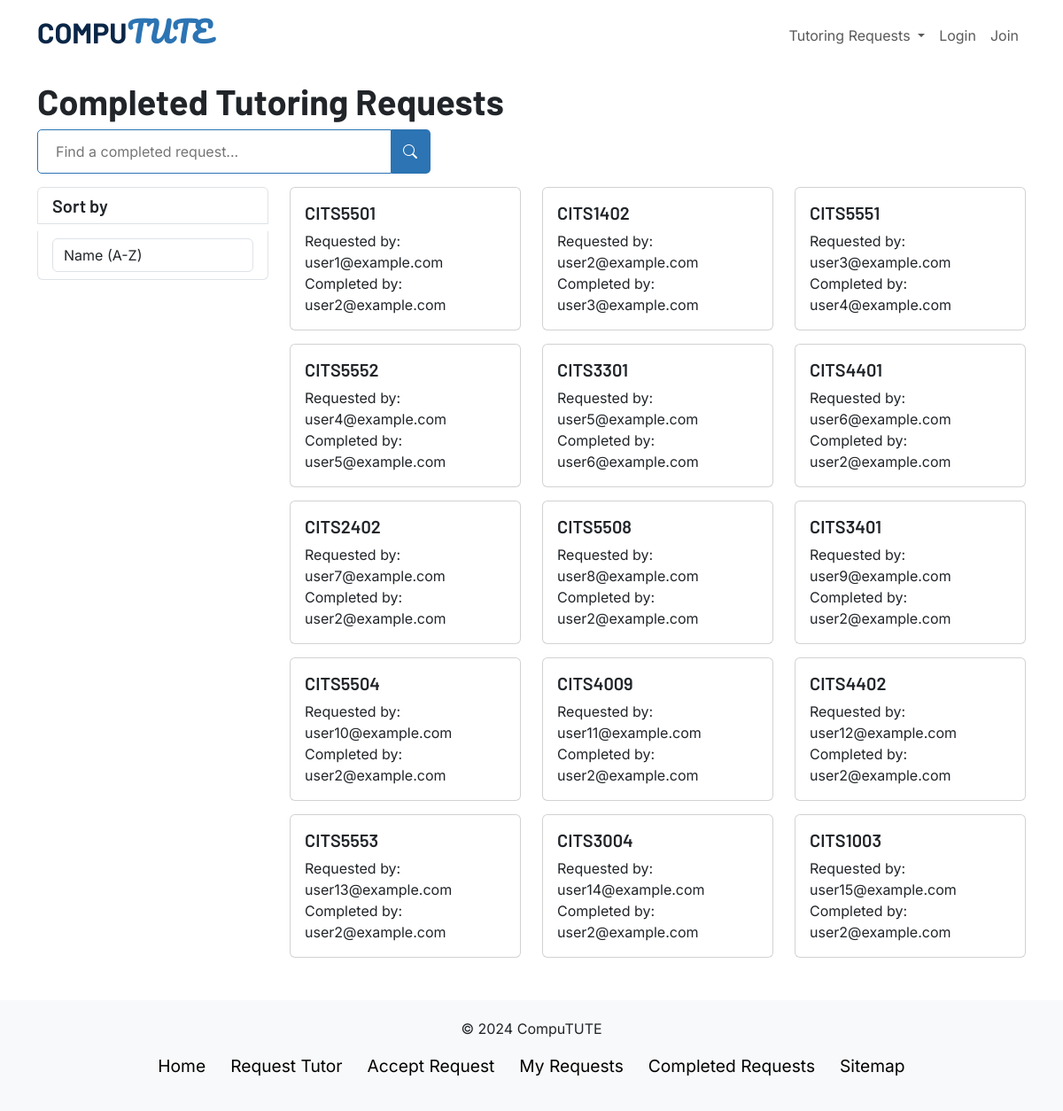
Screenshot of /completedrequests/ with the database file from the repository.
### app.py (models this page shows, shortened)
class Request(db.Model):
    requestID = db.Column(db.Integer, primary_key=True)
    userID = db.Column(db.Integer, db.ForeignKey('user.userID'))
    tutorID = db.Column(db.Integer, db.ForeignKey('tutor.tutorID'))
    unit = db.Column(db.String(150), nullable=False)
    user = db.relationship('User', back_populates='requests')
    tutor = db.relationship('Tutor', back_populates='requests')

class User(db.Model, UserMixin):
    userID = db.Column(db.Integer, primary_key=True)
    userEmail = db.Column(db.String(150), unique=True, nullable=False)
    userPassword = db.Column(db.String(150), nullable=False)
    requests = db.relationship('Request', back_populates='user')

### app.py (the view)
@app.route('/completedrequests/<searched>', methods=["GET"])
@app.route('/completedrequests', methods=["GET"])
@app.route('/completedrequests/', methods=["GET"])
def view_completed_requests(searched = None):
    if request.method == "GET":
        requests_array = []
        if(searched != None):
            query = db.session.query(Request).filter(Request.unit.like(f'%{searched}%'))
            requests = query.all()
        else:
            requests = Request.query.all()
        for request_info in requests:
            if(request_info.tutorID != None):
                user_requesting = User.query.get(request_info.userID)
                tutor_responded = Tutor.query.get(request_info.tutorID)
                tutor_responded_user = User.query.get(tutor_responded.userID)
                new_request = {"id": request_info.requestID, "user": user_requesting.userEmail, "unit": request_info.unit, "tutor": tutor_responded_user.userEmail}
                requests_array.append(new_request)
        return render_template("completedrequests.html", requests=requests_array)

### templates/completedrequests.html (shortened to what this page needs)
{% extends "layout.html" %}
{% block head %}
{{ super() }}
<link rel="stylesheet" href="{{ url_for('static', filename='css/requests.css') }}">
{% endblock %}
{% block content %}
<div class="container">
  <div class="row">
    <h1 class="title">Completed Tutoring Requests</h1>
    <div class="col-md-12">
      <form action="/searchcomp" method="POST" id="searchForm" class="d-flex">
        <input name="searched_unit" id="searched_unit" class="search-field" type="search" placeholder="Find a completed request..." aria-label="Search">
        <button class="search-btn" type="submit">
          <i class="bi bi-search"></i>
        </button>
      </form>
    </div>
  </div>
  <div class="row mb-5">
    <div class="col-md-3 sort-section">
      <div class="list-group">
        <h5 class="list-group-item">Sort by</h5>
        <div class="list-group-item">
          <select class="form-control" id="sort">
            <option value="name_asc">Name (A-Z)</option>
          </select>
        </div>
      </div>
    </div>
    <div class="col-md-9 items-section">
      <div class="row">
        {% for request in requests %}
          <div class="col-md-4">
            <div class="card">
              <div class="card-body">
                <h5 class="card-title">{{ request['unit'] }}</h5>
                <p class="card-text">Requested by:</p>
                <p class="card-text">{{ request['user'] }} </p>
                <p class="card-text">Completed by:</p>
                <p class="card-text">{{ request['tutor'] }}</p>
              </div>
            </div>
          </div>
        {% endfor %}
      </div>
    </div>
  </div>
</div>
{% endblock %}

### templates/layout.html (shortened to what this page needs)
<!DOCTYPE html>
<html lang="en">
  <head>
    {% block head %}
    <link rel="stylesheet" href="https://cdn.jsdelivr.net/npm/bootstrap-icons@1.11.3/font/bootstrap-icons.min.css">
    <link href="https://cdn.jsdelivr.net/npm/bootstrap@5.3.3/dist/css/bootstrap.min.css" rel="stylesheet">
    <link rel="stylesheet" href="{{ url_for('static', filename='css/root.css') }}">
    <link rel="stylesheet" href="{{ url_for('static', filename='css/navbar.css') }}">
    {% endblock %}
  </head>
  <nav class="navbar navbar-expand-lg fixed-top d-lg-flex">
    <div class="container d-flex justify-content-between">
      <a class="nav-brand d-none d-lg-block" href="/home">
        <h2 class="nav-brand1">COMPU</h2><h2 class="nav-brand2">TUTE</h2>
      </a>
      <div class="d-none d-lg-flex align-items-center">
        <div class="d-none d-lg-flex align-items-center">
          <ul class="navbar-nav">
            <li class="nav-item dropdown">
              <a class="nav-link dropdown-toggle" href="#" id="navbarDropdown" role="button" data-bs-toggle="dropdown" aria-expanded="false"> Tutoring Requests </a>
            </li>
            {% if session['user'] %}
              <li class="nav-item">
                <a class="nav-link" href="/logout">Logout</a>
              </li>
              <li class="nav-item">
                <a class="nav-link" href="/myrequests">{{ session['user'] }}</a>
              </li>
            {% else %}
              <li class="nav-item">
                <a class="nav-link" href="/login">Login</a>
              </li>
              <li class="nav-item">
                <a class="nav-link" href="/register">Join</a>
              </li>
            {% endif %}
          </ul>
        </div>
      </div>
    </div>
  </nav>
  <body>
    <div class="content">{% block content %}{% endblock %}</div>
  </body>
  <footer>
    <div class="inner-footer">
      <p>&copy; 2024 CompuTUTE</p>
      <ul class="list-unstyled d-flex flex-column flex-md-row justify-content-center">
        <li class="px-2"><a href="/home">Home</a></li>
        <li class="px-2"><a href="/createrequest">Request Tutor</a></li>
        <li class="px-2"><a href="/requests">Accept Request</a></li>
        <li class="px-2"><a href="/myrequests">My Requests</a></li>
        <li class="px-2"><a href="/completedrequests">Completed Requests</a></li>
        <li class="px-2"><a href="/sitemap">Sitemap</a></li>
      </ul>
    </div>
  </footer>
</html>

### static/css/root.css (style rules this page uses)
body { font-family: 'Inter', sans-serif !important; }
.logo, h1, h2, h3, h4, h5, h6 { font-family: 'Barlow', sans-serif !important; font-weight: 700; }
h3, h4, h5, h6 { font-family: 'Barlow', sans-serif !important; font-weight: 600; }
h5, h6 { font-family: 'Barlow', sans-serif !important; font-weight: 600; }

### static/css/navbar.css (style rules this page uses)
nav { background: transparent; width: 100%; z-index: 1000; height: 80px; transition: background 0.3s ease-in-out; }
.nav-brand { font-size: 1.5em; font-weight: 700; text-decoration: none; }
.nav-brand1, .nav-brand2 { display: inline-block; }
.nav-brand1 { color: rgb(10, 38, 71); }
.nav-brand2 { font-family: Pacifico, cursive !important; color: rgb(44, 116, 179); }
.search-field { width: 400px; height: 50px; border: 1px solid; border-color: rgb(44, 116, 179); border-radius: 5px 0 0 5px; padding: 0 20px; font-size: 1em; transition: border-color 0.1s ease-in-out; }
.search-btn { height: 50px; background: rgb(44, 116, 179); color: white; border: none; border-radius: 0 5px 5px 0; font-size: 1em; padding: 0 15px 0 13px; }
#searchForm { transition: opacity 0.5s, visibility 0.5s; opacity: 1; visibility: visible; }
body { display: flex; flex-direction: column; min-height: 100vh; }
footer { margin-top: auto; }
.inner-footer { background-color: #f8f9fa; padding: 20px; text-align: center; }
.inner-footer li a { color: black; text-decoration: none; margin: 5px; font-size: 1.2em; border: 1px dotted transparent; }

### static/css/requests.css (style rules this page uses)
.title { margin-top: 90px; }
.sort-section { margin-top: 15px; }
.col-md-4 { margin-top: 15px; }
.card p { margin: 0; }

### rows the page displays
Request: unit "CITS5501"
User: user "user1@example.com"
User: tutor "user2@example.com" "user2@example.com" "user2@example.com" "user2@example.com" "user2@example.com" "user2@example.com" "user2@example.com" "user2@example.com" "user2@example.com" "user2@example.com" "user2@example.com", user "user2@example.com"
Request: unit "CITS1402"
User: tutor "user3@example.com", user "user3@example.com"
Request: unit "CITS5551"
User: tutor "user4@example.com", user "user4@example.com"
Request: unit "CITS5552"
User: tutor "user5@example.com", user "user5@example.com"
Request: unit "CITS3301"
User: tutor "user6@example.com", user "user6@example.com"
Request: unit "CITS4401"
Request: unit "CITS2402"
User: user "user7@example.com"
Request: unit "CITS5508"
User: user "user8@example.com"
Request: unit "CITS3401"
User: user "user9@example.com"
Request: unit "CITS5504"
User: user "user10@example.com"
Request: unit "CITS4009"
User: user "user11@example.com"
Request: unit "CITS4402"
User: user "user12@example.com"
Request: unit "CITS5553"
User: user "user13@example.com"
Request: unit "CITS3004"
User: user "user14@example.com"
Request: unit "CITS1003"
User: user "user15@example.com"
